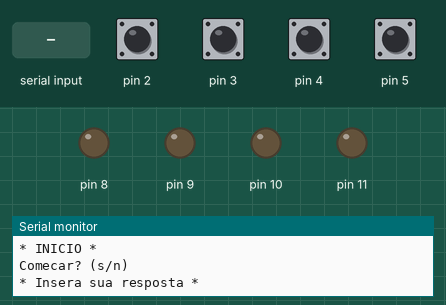
Simulated run of this sketch. Board: Arduino Uno, built with avr-gcc and run on an emulated ATmega328P. On the bench: output pins drawn as LEDs (lit = HIGH), the last lines printed to the serial monitor. Dashed ring = blinking. Inputs (shaded band) come from the test bench; at power-on: pin 2–5 HIGH. Random numbers use the default seed unless the sketch sets one.

Above: at 1.2 s.
1.3 s: "s" received over Serial
At 6.8 s:
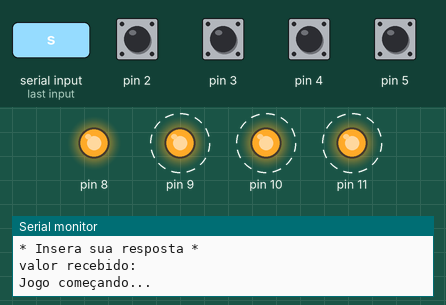
13.5 s: pin 2 pulled LOW for 0.15 s
At 24.3 s:
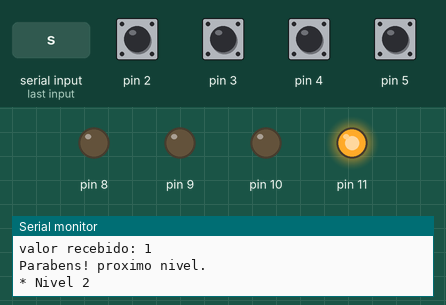
Timing chart, 0 to 32.5 s (numbered marks = the images above; inputs shaded):
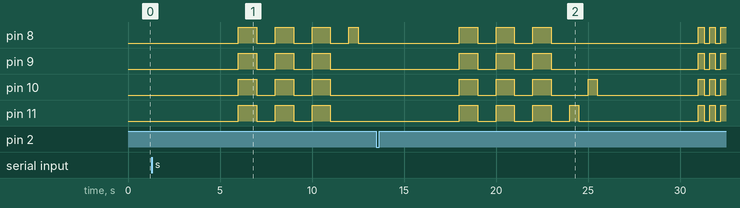

The sketch:

jogomemoria.ino
```cpp
 /*

JOGO DA MEMORIA - COM ARDUINO E SERIAL

*/

String recebido;
String sequenciaNumerica = "";
int led;
long numeroGerado;
char stateGame = 0;
int sequencia;
int cont = 0;
int botao;


void setup() {
  // Iniciar comunicacao serie
  Serial.begin(9600);
  // Definir LEDs como OUTPUTs pinos 8,9 e 10
  for(int led = 8; led <= 11; led++){
    pinMode(led, OUTPUT);
  }
  for(int botao = 2; botao <= 5; botao++){
    pinMode(botao, INPUT_PULLUP);
  }
  // Definir a seed do gerador de números aleatórios
  randomSeed(analogRead(0));

}
/*
stateGame = 0 -- inicio do jogo
stateGame = 1 -- jogo nivel1
stateGame = 2 -- jogo nivel2
stateGame = 3 -- fim de jogo "Game over"
stateGame = 4 -- jogar novamente?
*/


void loop() {
  switch (stateGame) {
    case 0:
      // inicio de jogo
      Serial.println("* INICIO *");
      Serial.println("Comecar? (s/n)");
      leserial();
      if (recebido.equalsIgnoreCase("s")){
        stateGame = 1;
        Serial.println("Jogo começando...");
        piscaled(1000,3);
      } else {
        stateGame = 3;
        Serial.println("Jogo não iniciado");
        piscaled(300,5);
      }
      break;
    case 1:
      // Nivel 1
      Serial.println("* Nivel 1 *");
      geraSequencia(500, 1);
      leserial();
      if (recebido == sequenciaNumerica){
        stateGame = 2;
        Serial.println("Parabens! proximo nivel.");
        piscaled(1000,3);
      } else {
        stateGame = 3;
        Serial.println("Errooooo!!!");
        piscaled(300,5);
      }
      break;
    case 2:
      // Nivel 2 em diante
      while (cont < 10) {
        Serial.print("* Nivel ");
        Serial.println(2 + cont);
        int vezes = 2+cont;
        geraSequencia(500, vezes);
        leserial();
        if (recebido == sequenciaNumerica){
          cont++;
          stateGame = 2;
          Serial.println("Parabens! proximo nivel.");
          piscaled(1000,3);
        } else {
          cont = 10;
          stateGame = 3;
          Serial.println("Errooooo!!!");
          piscaled(300,5);
        }
      }
        break;

    case 3:
      // Game over!!!
      Serial.println("Game Over");
      piscaled(100,5);
      stateGame = 4;
      break;
    case 4:
      Serial.println("jogar novamente? (s/n)");
      leserial();
      if (recebido.equalsIgnoreCase("s")){
        stateGame = 1;
        Serial.println("Jogo comecando...");
        piscaled(1000,3);
      } else {
        stateGame = 3;
        Serial.println("Jogo nao iniciado");
        piscaled(300,5);
      }
      break;
  }
}


void leserial(){

  Serial.println("* Insera sua resposta *");
  recebido = "";

  // Aguardar a resposta do usuario
   while (Serial.available() == 0){
    unsigned long tempResp = millis();
    while (millis() - tempResp <= 5000){
      for(int bot = 2; bot <= 5; bot++){
        if (digitalRead(bot) == LOW){
            recebido = recebido + (bot-1);
            delay(200);
        }
      }
    }
    Serial.print("valor recebido: ");
    Serial.println(recebido);
    break;
   }
  // Guardar o valor introduzido pelo utilizador no Serial Monitor numa String user
  if (Serial.available())
  {
    recebido = Serial.readString();
  }
}


void piscaled(int tempo, int vezes){
  for(int i = 0;i < vezes; i++){
    for(int led = 8; led <= 11; led++){
      digitalWrite(led, HIGH);
    }
    delay(tempo);
    for(int led = 8; led <= 11; led++){
      digitalWrite(led, LOW);
    }
    delay(tempo);
  }
}

void geraSequencia (int tempo, int sequencia){
  // Criar uma lista de inteiros com o tamanho que e passado como argumento
  int ordemLeds[sequencia];

  // Gerar sequencia aleatoria
  for (int i = 0; i < sequencia; i++){
    numeroGerado = random(1, 5);
    ordemLeds[i] = numeroGerado;
  }

  // Inicialmente, a String sequenciaNumerica é uma String vazia
  sequenciaNumerica = "";

  // Pisca os LEDs na sequencia gerada
  for (int j = 0; j < sequencia; j++){
    led = ordemLeds[j];
    if (led == 1){
      digitalWrite(8, HIGH);
      delay(tempo);
      digitalWrite(8, LOW);
      delay(tempo);
    }else if (led == 2){
      digitalWrite(9, HIGH);
      delay(tempo);
      digitalWrite(9, LOW);
      delay(tempo);
    }else if (led == 3){
      digitalWrite(10, HIGH);
      delay(tempo);
      digitalWrite(10, LOW);
      delay(tempo);
    }else if (led == 4){
      digitalWrite(11, HIGH);
      delay(tempo);
      digitalWrite(11, LOW);
      delay(tempo);
    }
    // Converte a lista numa String
    sequenciaNumerica = sequenciaNumerica + led;
  }
}
```
